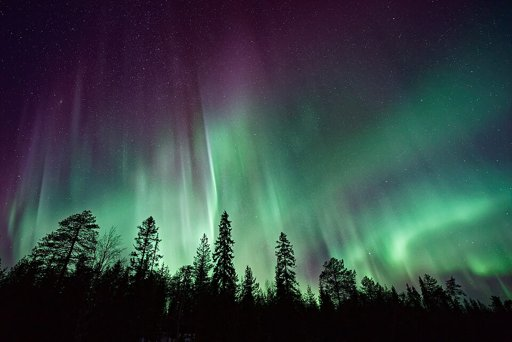
#> input picture scripts/paint-src/aurora.jpg, 512 x 342 px; its folder holds 4 pictures in this run
$ python paint-sources.py out.png
#> lines starting #> are read from the running program, lines starting #| are printed output that depends on the picture
"""Source images for scripts/paint-backgrounds.sh.

Public-domain and CC0 photos in scripts/paint-src (credits in public/paint/SOURCES.md),
cropped to the hero's aspect: 2:1 for the first 8 scenes, 16:10 (the screen's shape) for the
rest, so nothing above or below the subject is lost. Colours are left as shot.
Usage: paint-sources.py OUTDIR  writes OUTDIR/<scene>.png for every photo
"""
import os
import sys

from PIL import Image, ImageOps

HERE = os.path.join(os.path.dirname(__file__), "paint-src")
out = sys.argv[1]
WIDE = {"mesas", "saguaros", "aurora", "ocean", "blackhole", "canyon", "flock", "reef"}
for f in sorted(os.listdir(HERE)):
    if f.endswith(".jpg"):
        size = (512, 256) if f[:-4] in WIDE else (512, 320)
        img = ImageOps.fit(Image.open(os.path.join(HERE, f)).convert("RGB"), size)
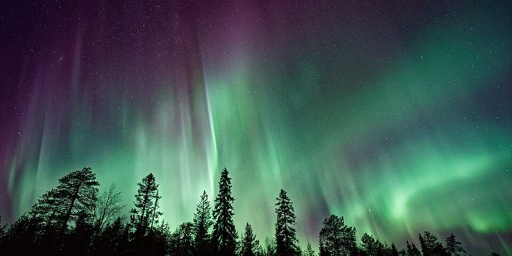
#> img: PIL image 512x256 RGB; mean R, G, B 63.1, 87.7, 82.5
        img.save(os.path.join(out, f[:-4] + ".png"))
#> pass 2 of the loop `for f in sorted(os.listdir(HERE)):`:
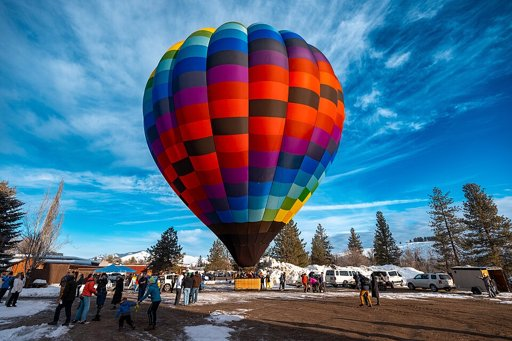
#> input picture scripts/paint-src/balloon.jpg, 512 x 341 px
#> `img = ImageOps.fit(Image.open(os.path.join(HERE, f)).convert("RGB"), s..`:
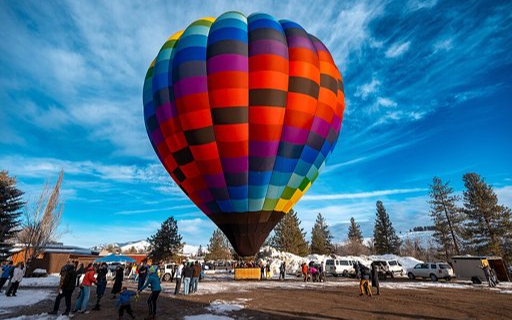
#> img: PIL image 512x320 RGB; mean R, G, B 76.5, 108.8, 136
#> pass 3 of the loop `for f in sorted(os.listdir(HERE)):`:
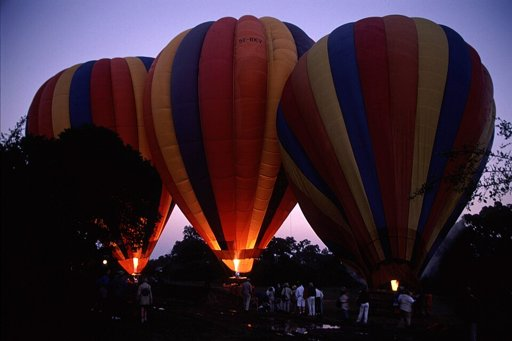
#> input picture scripts/paint-src/balloons.jpg, 512 x 341 px
#> `img = ImageOps.fit(Image.open(os.path.join(HERE, f)).convert("RGB"), s..`:
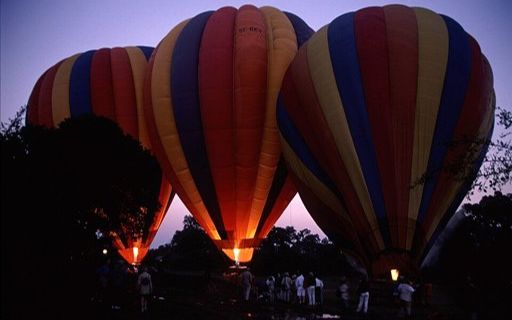
#> img: PIL image 512x320 RGB; mean R, G, B 52.5, 32.8, 42.5
#> the loop made 4 passes; the first 3 are shown
